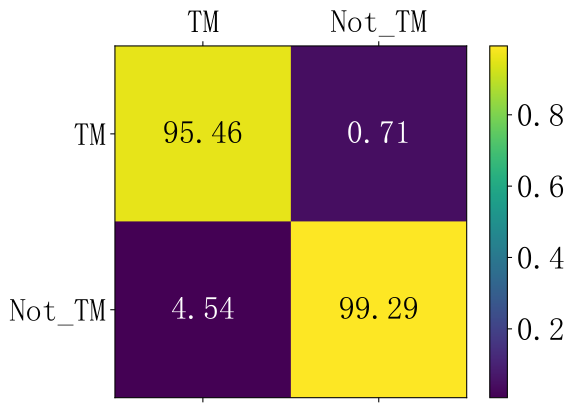

Here is the Python script that generated this plot:
# from turtle import color
import numpy as np
import matplotlib
import matplotlib.pyplot as plt
from matplotlib.ticker import MultipleLocator


plt.rcParams['axes.unicode_minus'] = False  # 用来正常显示负号
matplotlib.use('TkAgg')

config = {
    "font.family": 'serif',
    "font.serif": ['simsun'],
    "font.size": 24,
    "mathtext.fontset": 'stix',
}
plt.rcParams.update(config)
def plotCM(classes, matrix, coordinate):
    """classes: a list of class names"""
 
    # Normalize by row
    matrix = matrix.astype(np.float)
    linesum = matrix.sum(1)
    linesum = np.dot(linesum.reshape(-1, 1), np.ones((1, matrix.shape[1])))
    matrix /= linesum
 
    fig = plt.figure()
    ax = fig.add_subplot(coordinate)
    cax = ax.matshow(matrix)
    fig.colorbar(cax)
 
    ax.xaxis.set_major_locator(MultipleLocator(1))
    ax.yaxis.set_major_locator(MultipleLocator(1))
 
    # for i in range(matrix.shape[0]):
    ax.text(0, 0, str('%.2f' % (matrix[0, 0] * 100)), va='center', ha='center')
    ax.text(0, 1, str('%.2f' % (matrix[0, 1] * 100)), va='center', ha='center', color="white")
    ax.text(1, 0, str('%.2f' % (matrix[1, 0] * 100)), va='center', ha='center', color="white")
    ax.text(1, 1, str('%.2f' % (matrix[1, 1] * 100)), va='center', ha='center')

    ax.set_xticklabels(['']+classes)
    ax.set_yticklabels(['']+classes)
 
if __name__ == '__main__':
    classes = ["TM", "Not_TM"]
    savename = ["confusion_matrix.svg", 
                "confusion_matrix_dpi.svg",
                "confusion_matrix_dt.svg"]

    matrixs = [np.array([[715, 34],[91, 12768]]),
               np.array([[657, 92],[0, 12859]]),
               np.array([[647, 102], [91, 12768]])]
    for i in range(len(savename)):
        plotCM(classes, matrixs[i], 111)
        plt.tight_layout()
        plt.savefig(savename[i], bbox_inches = 'tight', dpi=800)
        plt.show()
    


    